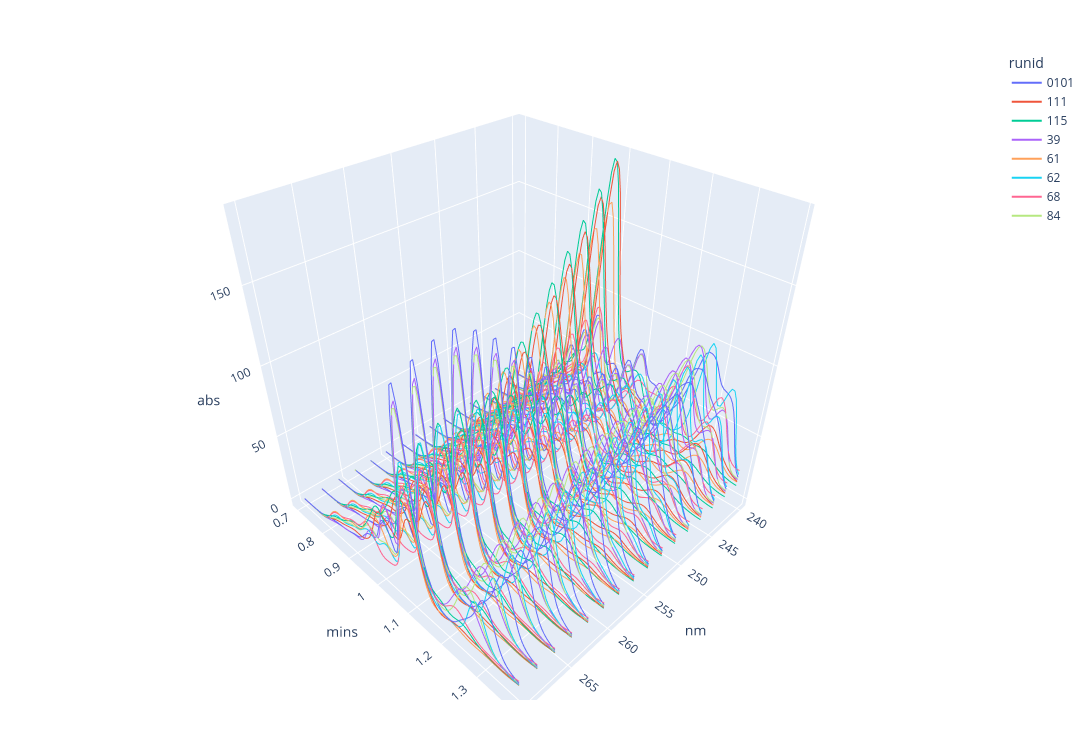

This figure's notebook cell:
### Code cell
%reload_ext autoreload
%autoreload 2
from pybaselines import Baseline


# get the test data as two tables: metadata and a samplewise stacked img table

import duckdb as db
from pca_analysis.definitions import DB_PATH_UV
from pca_analysis.code.get_sample_data import get_ids_by_varietal

import polars as pl

from pca_analysis.notebooks.experiments.parafac2_pipeline.orchestrator import (
    Orchestrator,
)
import logging

logger = logging.getLogger()
logger.setLevel(logging.INFO)

con = db.connect(DB_PATH_UV)
ids = get_ids_by_varietal(con=con, varietal="shiraz")


testdata_filter_expr = pl.col("mins").is_between(0.7, 1.39) & pl.col("nm").is_between(
    240, 270
)

orc = Orchestrator()
orc.load_data(con=con, runids=ids, filter_expr=testdata_filter_expr)
orc.input_data.plot_3d()
